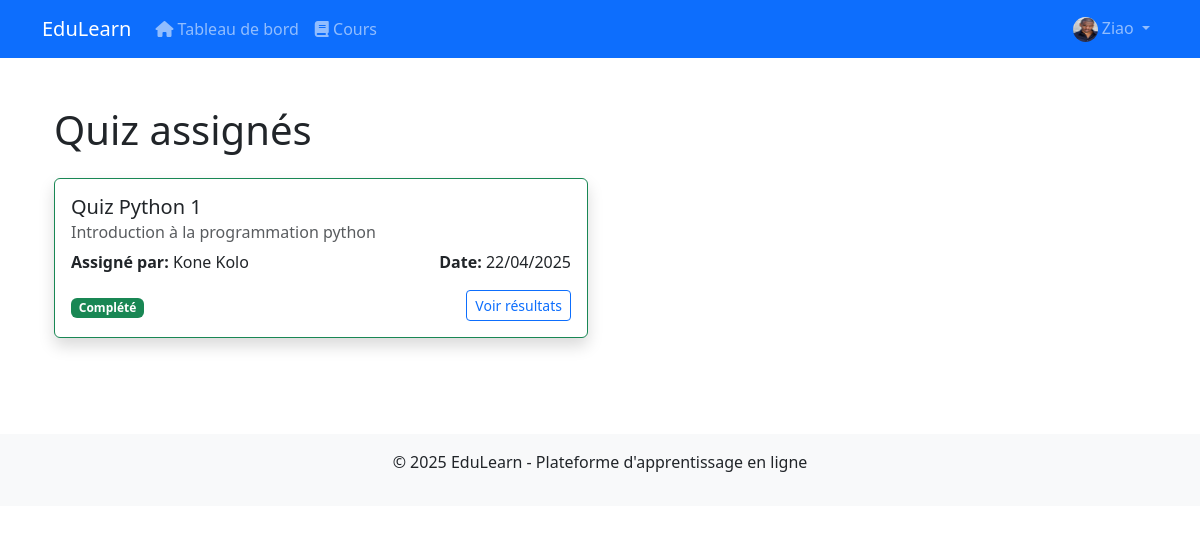
The app's page /dashboard/assigned-quizzes/ (signed in) with its own data.
### users/models.py (models this page shows, shortened)
class User(AbstractUser):
    STUDENT = 'student'
    TEACHER = 'teacher'
    ADMIN = 'admin'
    ROLE_CHOICES = [
        (STUDENT, 'Élève'),
        (TEACHER, 'Enseignant'),
        (ADMIN, 'Administrateur'),
    ]
    role = models.CharField(max_length=10, choices=ROLE_CHOICES, default=STUDENT)
    profile_pic = models.ImageField(upload_to='profile_pics', blank=True, null=True)
    bio = models.TextField(blank=True, null=True)
    def is_student(self):
        return self.role == self.STUDENT
    def is_admin_user(self):
        return self.role == self.ADMIN and self.is_active

### quizzes/models.py (models this page shows, shortened)
class QuizAssignment(models.Model):
    quiz = models.ForeignKey(Quiz, on_delete=models.CASCADE, related_name='assignments')
    students = models.ManyToManyField(User, related_name='assigned_quizzes')
    assigned_by = models.ForeignKey(User, on_delete=models.CASCADE, related_name='quiz_assignments_given')
    due_date = models.DateTimeField(null=True, blank=True)
    message = models.TextField(blank=True, null=True)
    assigned_at = models.DateTimeField(auto_now_add=True)

class Quiz(models.Model):
    title = models.CharField(max_length=200)
    course = models.ForeignKey(Course, on_delete=models.CASCADE, related_name='quizzes')
    chapter = models.ForeignKey(Chapter, on_delete=models.CASCADE, related_name='quizzes', null=True, blank=True)
    description = models.TextField(blank=True, null=True)
    time_limit = models.PositiveIntegerField(blank=True, null=True, help_text="Temps limite en minutes (optionnel)")
    created_at = models.DateTimeField(auto_now_add=True)

### courses/models.py (models this page shows, shortened)
class Course(models.Model):
    title = models.CharField(max_length=200)
    subject = models.ForeignKey(Subject, on_delete=models.CASCADE, related_name='courses')
    teacher = models.ForeignKey(User, on_delete=models.CASCADE, related_name='courses_teaching')
    description = models.TextField()
    image = models.ImageField(upload_to='course_images', blank=True, null=True)
    created_at = models.DateTimeField(auto_now_add=True)
    updated_at = models.DateTimeField(auto_now=True)
    students = models.ManyToManyField(User, related_name='courses_enrolled', blank=True)

### dashboard/views.py (the view)
# urls.py: path('assigned-quizzes/', views.assigned_quizzes, name='assigned_quizzes'),
@login_required
def assigned_quizzes(request):
    user = request.user
    if not user.is_student():
        return redirect('dashboard:home')
    assignments = QuizAssignment.objects.filter(students=user).select_related('quiz', 'assigned_by')
    completed_quizzes = QuizResult.objects.filter(student=user).values_list('quiz_id', flat=True)
    for assignment in assignments:
        assignment.status = 'completed' if assignment.quiz.id in completed_quizzes else 'pending'
        if assignment.due_date and assignment.due_date < datetime.now() and assignment.status == 'pending':
            assignment.status = 'overdue'
    context = {
        'assignments': assignments
    }
    return render(request, 'dashboard/assigned_quizzes.html', context)

### templates/dashboard/assigned_quizzes.html (shortened to what this page needs)
{% extends 'base.html' %}
{% block content %}
<div class="container py-4">
    <h1 class="mb-4">Quiz assignés</h1>
    {% if assignments %}
    <div class="row">
        {% for assignment in assignments %}
        <div class="col-md-6 mb-4">
            <div class="card shadow {% if assignment.status == 'overdue' %}border-danger{% elif assignment.status == 'completed' %}border-success{% endif %}">
                <div class="card-body">
                    <h5 class="card-title">{{ assignment.quiz.title }}</h5>
                    <h6 class="card-subtitle mb-2 text-muted">{{ assignment.quiz.course.title }}</h6>
                    <div class="d-flex justify-content-between align-items-center mb-3">
                        <div>
                            <strong>Assigné par:</strong> {{ assignment.assigned_by.get_full_name|default:assignment.assigned_by.username }}
                        </div>
                        <div>
                            <strong>Date:</strong> {{ assignment.assigned_at|date:"d/m/Y" }}
                        </div>
                    </div>
                    <div class="d-flex justify-content-between align-items-center">
                        <div>
                            <span class="badge {% if assignment.status == 'completed' %}bg-success{% elif assignment.status == 'overdue' %}bg-danger{% else %}bg-warning{% endif %}">
                                {% if assignment.status == 'completed' %}Complété{% elif assignment.status == 'overdue' %}En retard{% else %}À faire{% endif %}
                            </span>
                        </div>
                        <div>
                            {% if assignment.status == 'completed' %}
                            <a href="{% url 'quizzes:quiz_result_detail' assignment.quiz.id %}" class="btn btn-sm btn-outline-primary">Voir résultats</a>
                            {% else %}
                            <a href="{% url 'quizzes:take_quiz' assignment.quiz.id %}" class="btn btn-sm btn-primary">Commencer le quiz</a>
                            {% endif %}
                        </div>
                    </div>
                </div>
            </div>
        </div>
        {% endfor %}
    </div>
    {% else %}
    <div class="alert alert-info">
        <p class="mb-0">Vous n'avez aucun quiz assigné pour le moment.</p>
    </div>
    {% endif %}
</div>
{% endblock %}

### templates/base.html (shortened to what this page needs)
<!DOCTYPE html>
<html lang="fr">
<head>
    <link href="https://cdn.jsdelivr.net/npm/bootstrap@5.3.0/dist/css/bootstrap.min.css" rel="stylesheet">
    <link rel="stylesheet" href="https://cdnjs.cloudflare.com/ajax/libs/font-awesome/6.4.0/css/all.min.css">
</head>
<body>
    <nav class="navbar navbar-expand-lg navbar-dark bg-primary">
        <div class="container">
            <a class="navbar-brand" href="{% url 'home' %}">EduLearn</a>
            <div class="collapse navbar-collapse" id="navbarNav">
                <ul class="navbar-nav">
                    {% if user.is_authenticated %}
                        <li class="nav-item">
                            <a class="nav-link" href="{% url 'dashboard:home' %}">
                                <i class="fas fa-home"></i> Tableau de bord
                            </a>
                        </li>
                        <li class="nav-item">
                            <a class="nav-link" href="{% url 'courses:course_list' %}">
                                <i class="fas fa-book"></i> Cours
                            </a>
                        </li>
                    {% endif %}
                </ul>
                <ul class="navbar-nav ms-auto">
                    {% if user.is_authenticated %}
                        <li class="nav-item dropdown">
                            <a class="nav-link dropdown-toggle" href="#" id="userDropdown" role="button" data-bs-toggle="dropdown">
                                {% if user.profile_pic %}
                                    <img src="{{ user.profile_pic.url }}" alt="Profile" class="rounded-circle" style="width: 25px; height: 25px;">
                                {% else %}
                                    <i class="fas fa-user-circle"></i>
                                {% endif %}
                                {{ user.username }}
                            </a>
                        </li>
                    {% endif %}
                </ul>
            </div>
        </div>
    </nav>
    <div class="container mt-4">
        {% block content %}{% endblock %}
    </div>
    <footer class="mt-5 py-3 bg-light text-center">
        <div class="container">
            <p>&copy; {% now "Y" %} EduLearn - Plateforme d'apprentissage en ligne</p>
        </div>
    </footer>
</body>
</html>

### records on screen
User: profile_pic (picture), username "Ziao"
QuizAssignment: quiz "Quiz Python 1", quiz.course "Introduction à la programmation python", assigned_by.get_full_name "Kone Kolo", assigned_at "22/04/2025", shows "Complété", shows "Voir résultats"
